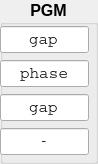
        <widget class="QGroupBox" name="groupBox_PGM_record">
         <property name="font">
          <font>
           <pointsize>12</pointsize>
           <weight>75</weight>
           <bold>true</bold>
           <kerning>true</kerning>
          </font>
         </property>
         <property name="title">
          <string>PGM</string>
         </property>
         <property name="alignment">
          <set>Qt::AlignHCenter|Qt::AlignTop</set>
         </property>
         <widget class="QLineEdit" name="lineEdit_plt_PGM_Energy">
          <property name="geometry">
           <rect>
            <x>0</x>
            <y>26</y>
            <width>89</width>
            <height>27</height>
           </rect>
          </property>
          <property name="sizePolicy">
           <sizepolicy hsizetype="Fixed" vsizetype="Fixed">
            <horstretch>0</horstretch>
            <verstretch>0</verstretch>
           </sizepolicy>
          </property>
          <property name="font">
           <font>
            <family>Courier</family>
            <pointsize>12</pointsize>
            <weight>50</weight>
            <bold>false</bold>
           </font>
          </property>
          <property name="statusTip">
           <string>optic 1</string>
          </property>
          <property name="whatsThis">
           <string>first optic title</string>
          </property>
          <property name="text">
           <string>gap</string>
          </property>
          <property name="alignment">
           <set>Qt::AlignCenter</set>
          </property>
         </widget>
         <widget class="QLineEdit" name="lineEdit_plt_PGM_c">
          <property name="geometry">
           <rect>
            <x>0</x>
            <y>60</y>
            <width>89</width>
            <height>27</height>
           </rect>
          </property>
          <property name="sizePolicy">
           <sizepolicy hsizetype="Fixed" vsizetype="Fixed">
            <horstretch>0</horstretch>
            <verstretch>0</verstretch>
           </sizepolicy>
          </property>
          <property name="font">
           <font>
            <family>Courier</family>
            <pointsize>12</pointsize>
            <weight>50</weight>
            <bold>false</bold>
           </font>
          </property>
          <property name="statusTip">
           <string>optic 1</string>
          </property>
          <property name="whatsThis">
           <string>first optic title</string>
          </property>
          <property name="text">
           <string>phase</string>
          </property>
          <property name="alignment">
           <set>Qt::AlignCenter</set>
          </property>
         </widget>
         <widget class="QLineEdit" name="lineEdit_plt_PGM_grt">
          <property name="enabled">
           <bool>true</bool>
          </property>
          <property name="geometry">
           <rect>
            <x>0</x>
            <y>94</y>
            <width>89</width>
            <height>27</height>
           </rect>
          </property>
          <property name="sizePolicy">
           <sizepolicy hsizetype="Fixed" vsizetype="Fixed">
            <horstretch>0</horstretch>
            <verstretch>0</verstretch>
           </sizepolicy>
          </property>
          <property name="font">
           <font>
            <family>Courier</family>
            <pointsize>12</pointsize>
            <weight>50</weight>
            <bold>false</bold>
           </font>
          </property>
          <property name="statusTip">
           <string>optic 1</string>
          </property>
          <property name="whatsThis">
           <string>first optic title</string>
          </property>
          <property name="text">
           <string>gap</string>
          </property>
          <property name="frame">
           <bool>true</bool>
          </property>
          <property name="alignment">
           <set>Qt::AlignCenter</set>
          </property>
          <property name="clearButtonEnabled">
           <bool>false</bool>
          </property>
         </widget>
         <widget class="QLineEdit" name="lineEdit_plt_PGM_spare">
          <property name="enabled">
           <bool>true</bool>
          </property>
          <property name="geometry">
           <rect>
            <x>0</x>
            <y>128</y>
            <width>89</width>
            <height>27</height>
           </rect>
          </property>
          <property name="sizePolicy">
           <sizepolicy hsizetype="Fixed" vsizetype="Fixed">
            <horstretch>0</horstretch>
            <verstretch>0</verstretch>
           </sizepolicy>
          </property>
          <property name="font">
           <font>
            <family>Courier</family>
            <pointsize>12</pointsize>
            <weight>50</weight>
            <bold>false</bold>
           </font>
          </property>
          <property name="statusTip">
           <string>optic 1</string>
          </property>
          <property name="whatsThis">
           <string>first optic title</string>
          </property>
          <property name="text">
           <string>-</string>
          </property>
          <property name="frame">
           <bool>true</bool>
          </property>
          <property name="alignment">
           <set>Qt::AlignCenter</set>
          </property>
         </widget>
        </widget>
